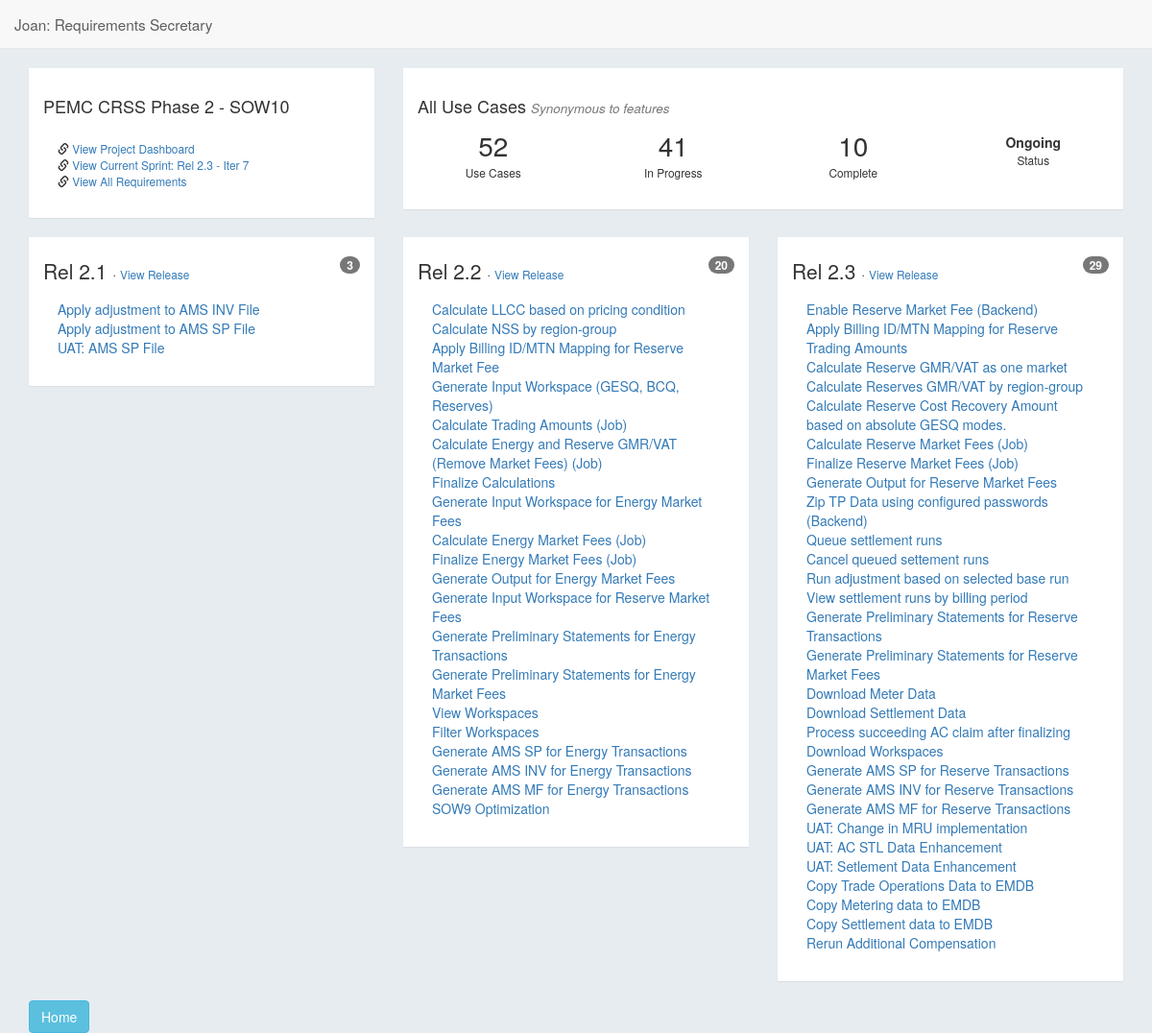
The page /joan/project/1/features on the database as committed earlier.
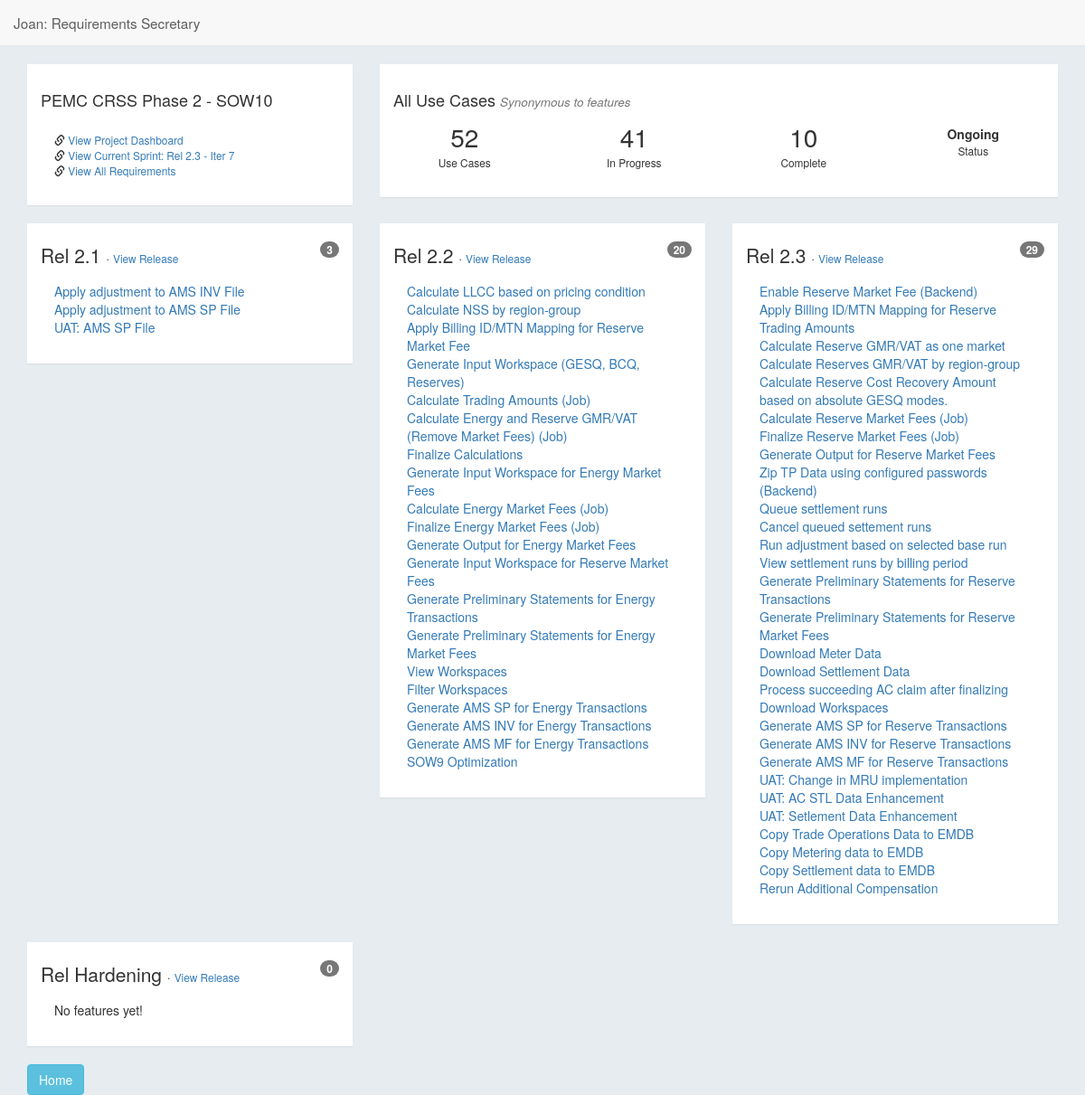
The same page on the database as committed later.
### joan/models.py (models this page shows, shortened)
class Project (models.Model):
    project_name = models.CharField(max_length=50,unique = True)
    slug = models.SlugField(max_length=10, null=True,unique=True)
    project_company = models.CharField(max_length=50)
    project_description = models.CharField(max_length=50)
    project_start_date = models.DateField(blank=True,null=True)
    project_end_date = models.DateField(blank=True, null=True)
    created_at = models.DateTimeField(auto_now_add=True,null=True)
    updated_at = models.DateTimeField(auto_now=True,null=True)
    def __str__(self):
        return self.project_name

class Sprint(models.Model):
    NEW = 'NW'
    ACTIVE = 'AC'
    DONE = 'DO'
    SPRINT_STATUS_CHOICES = (
        (NEW, 'New'),
        (ACTIVE, 'Active'),
        (DONE, 'Done'),
    )
    project = models.ForeignKey(Project, on_delete=models.CASCADE, default=DEFAULT_PROJECT)
    release = models.ForeignKey(Release, on_delete=models.CASCADE, null=True, blank=True)
    sprint_name = models.CharField(max_length=20,blank=True)
    sprint_details = models.CharField(max_length=100,blank=True,null=True)
    sprint_start_date = models.DateField(blank=True, null=True)
    sprint_end_date = models.DateField(blank=True, null=True)
    status = models.CharField(max_length=2,choices=SPRINT_STATUS_CHOICES,default=NEW,)
    created_at = models.DateTimeField(auto_now_add=True,null=True)
    updated_at = models.DateTimeField(auto_now=True,null=True)
    is_accepted = models.BooleanField(default=False)
    def __str__(self):
        return "%s - %s" %(self.release, self.sprint_name)

class Release (models.Model):
    project = models.ForeignKey(Project, on_delete=models.CASCADE, default=DEFAULT_PROJECT)
    release_name = models.CharField(max_length=50)
    release_target_date = models.DateField(blank=True, null=True)
    release_actual_date = models.DateField(blank=True, null=True)
    release_uat_start_date = models.DateField(blank=True, null=True)
    release_uat_end_date = models.DateField(blank=True, null=True)
    release_details = models.CharField(max_length=70,blank=True)
    def __str__(self):
        return "Rel " + self.release_name

class Feature(models.Model):
    NEW = 'NW'
    DONE_USE_CASE = 'DU'
    IN_PROGRESS = 'IP'
    FOR_FV = 'FV'
    DONE = 'DO'
    FEATURE_STATUS_CHOICES = (
        (NEW, 'New'),
        (DONE_USE_CASE, 'UC Done'),
        (IN_PROGRESS, 'In Progress'),
        (FOR_FV, 'For FV'),
        (DONE, 'Done'),
    )
    project = models.ForeignKey(Project, on_delete=models.CASCADE, default=DEFAULT_PROJECT)
    requirements = models.ManyToManyField(Requirement)
    release = models.ForeignKey(Release, on_delete=models.CASCADE, null=True, blank=True)
    feature_heading = models.CharField('Category', max_length=50,blank=True)
    feature_text = models.CharField('Feature Name', max_length=200,unique=True)
    feature_details = models.TextField('Details',max_length=300,blank=True,null=True)
    status = models.CharField(max_length=2,choices=FEATURE_STATUS_CHOICES,default=NEW,)
    created_at = models.DateTimeField(auto_now_add=True,null=True)
    updated_at = models.DateTimeField(auto_now=True,null=True)
    def __str__(self):
        return self.feature_text

### joan/views.py (the view)
# urls.py: url(r'^project/(?P<pk>[a-zA-Z0-9-]+)/features', views.ProjectFeaturesView.as_view(), name='features_list'),
class ProjectFeaturesView(generic.DetailView):
    model = Project
    template_name = 'joan/features_list.html'
    def get_context_data(self, **kwargs):
        context = super(ProjectFeaturesView, self).get_context_data(**kwargs)
        context['all_features'] = Feature.objects.distinct().filter(release__project__id__exact=self.kwargs['pk'])
        context['done_feature_list'] = Feature.objects.distinct().filter(release__project__id__exact=self.kwargs['pk']).filter(status__exact='DO')
        context['ongoing_features_count'] = Feature.objects.distinct().filter(release__project__id__exact=self.kwargs['pk']).filter(status__in=('NW', 'DU', 'FV')).count() + Feature.objects.distinct().filter(release__project__id__exact=self.kwargs['pk']).filter(status__isnull=True).count()
        context['features_status']= get_requirements_status(context['done_feature_list'],self.kwargs['pk'])
        context['current_sprint'] = get_current_sprint(self.kwargs['pk'])
        return context

### joan/views.py (called while the page is built)
def get_requirements_status(done, project):
    if Requirement.objects.distinct().filter(project__id__exact=project).count() == done.count():
        status = "Complete"
    else:
        status = "Ongoing"
    return status

def get_current_sprint(project):
    try:
        return Sprint.objects.filter(release__project__id__exact=project).filter(status__exact='AC').get()
    except:
        return "No current sprint"

### joan/templates/joan/features_list.html (shortened to what this page needs)
{% extends 'joan/base.html' %} {% load extras %}
  {% block pagecontent %}
  <div class="container">
    <br>
      <div class="row">
          <div class="col-sm-4">
            <div class="panel module">
              <h4>{{ project }}</h4>
              <div class="panel-body">
              <small><span class="glyphicon glyphicon-link" aria-hidden="true"></span> <a href="{% url 'joan:project' project.id %}">View Project Dashboard</a></small><br>
              <small><span class="glyphicon glyphicon-link" aria-hidden="true"></span> <a href="{% url 'joan:sprint' current_sprint.id %}">View Current Sprint: {{current_sprint}}</a></small><br>
              <small><span class="glyphicon glyphicon-link" aria-hidden="true"></span> <a href="{% url 'joan:requirements_list' project.id %}">View All Requirements</a></small>
            </div>
            </div>
          </div>
          <div class="col-sm-8">
            <div class="panel module">
              <div class="row">
                <div class="col-sm-12">
                <h4>All Use Cases <small><em>Synonymous to features</em></small></h4>
                </div>
                <div class="panel-body">
                  <div class="row">
                    <div class="col-sm-3 text-center">
                      <span style="font-size: 2em">{{ all_features.count}}</span><br>
                      <small>Use Cases</small>
                    </div>
                    <div class="col-sm-3 text-center">
                      <span style="font-size: 2em">{{ ongoing_features_count }}</span><br>
                      <small>In Progress</small>
                    </div>
                    <div class="col-sm-3 text-center">
                      <span style="font-size: 2em">{{ done_feature_list.count }}</span><br>
                      <small>Complete</small>
                    </div>
                    <div class="col-sm-3 text-center">
                      <div class="btn">
                        <strong>Ongoing</strong>
                        <br><small>Status</small>
                      </div>
                    </div>
                  </div>
                </div>
              </div>
            </div>
          </div>
      </div>
  </div>
  <div class="container">
    <div class="row">
      <ul class="list-unstyled">
        {% for release in project.release_set.all %}
        <div class="col-xs-4">
          <div class="panel module">
              <span style="font-size: 1.5em; font-weight: 500">{{ release }} </span>	&#183;
              <small><a href="{% url 'joan:release' release.id %}">View Release</a></small>
                <div class="pull-right"><span class="badge">{{ release.feature_set.count}}</span></div>
              <div class="panel-body">
                {% if release.feature_set.count == 0 %}
                <span>No features yet!</span>
                  {% else %}
                  {% for feature in release.feature_set.all %}
                  <li>
                    {% if feature.feature_status == 'DO' %}
                    <small><s><a href="{% url 'joan:feature' feature.id %}" style="color: #a8a8a8;
                      ">{{ feature }}</a></s></small>
                    {% else %}
                      <a href="{% url 'joan:feature' feature.id %}">{{ feature }}</a>
                    {% endif %}
                  </li>
                  {% endfor %}
                {% endif %}
              </div>
          </div>
        </div>
        {% endfor %}
      </ul>
    </div>
  </div>
  <div class="container">
    <a class="btn btn-info" href="{% url 'joan:project' project.id %}">Home</a>
    <br>
  </div>
  {% endblock %}

### joan/templates/joan/base.html (shortened to what this page needs)
{% load static %}
{% load bootstrap3 %}
{% bootstrap_css %}
<!DOCTYPE html>
<html>
  <head>
    <link rel="stylesheet" type="text/css" href="{% static 'joan/style.css' %}" />
  </head>
  <body>
    <nav class="navbar navbar-default navbar-static-top" role="navigation" style="margin-bottom: 0">
        <div class="navbar-header">
            <a class="navbar-brand" href="/joan/"><small>Joan: Requirements Secretary</small></a>
        </div>
      </nav>
      {% block pagecontent %}
      {% endblock %}
  </body>
</html>

### joan/static/joan/style.css (style rules this page uses)
body { background: #E6ECF0; }
.panel { border-radius: 0; border: none; }
.module { padding: 20px 15px 15px 15px; }

Rows that differ between the two databases and show on the page:
added Release: release_name "Rel Hardening", feature_set.count "0", shows "No features yet!"
